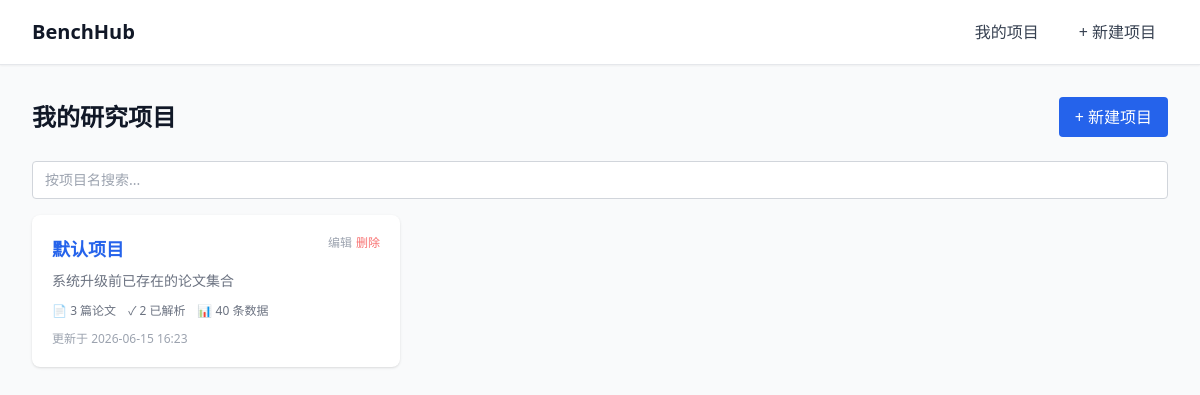
The app's page /, older data.
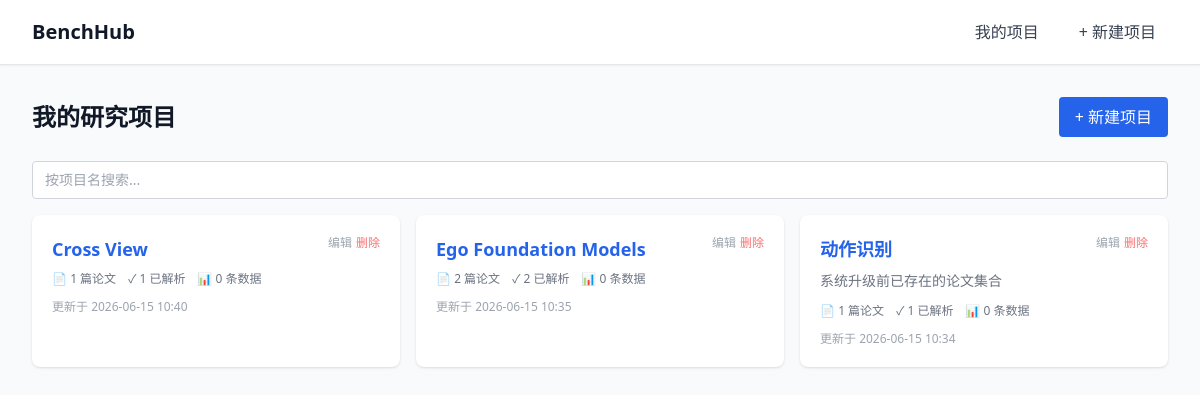
The same page, newer data.
### papers/models.py (models this page shows, shortened)
class Session(models.Model):
    name = models.CharField(max_length=100)
    description = models.TextField(blank=True)
    created_at = models.DateTimeField(auto_now_add=True)
    updated_at = models.DateTimeField(auto_now=True)
    class Meta:
        ordering = ['-updated_at']

### papers/views.py (the view)
# urls.py: path('', views.session_list, name='session_list'),
def session_list(request):
    q = request.GET.get('q', '').strip()
    sessions = Session.objects.all()
    if q:
        sessions = sessions.filter(name__icontains=q)
    session_data = []
    for s in sessions:
        papers = s.papers.all()
        session_data.append({
            'obj': s,
            'paper_count': papers.count(),
            'completed_count': papers.filter(status=Paper.Status.COMPLETED).count(),
            'record_count': ExperimentRecord.objects.filter(paper__session=s).count(),
        })
    return render(request, 'papers/session_list.html', {
        'sessions': session_data,
        'q': q,
    })

### templates/papers/session_list.html (shortened to what this page needs)
{% extends 'base.html' %}
{% block content %}
<div class="mb-6 flex justify-between items-center">
    <h1 class="text-2xl font-bold text-gray-900">我的研究项目</h1>
    <a href="/projects/new/" class="bg-blue-600 text-white px-4 py-2 rounded hover:bg-blue-700">
        + 新建项目
    </a>
</div>
<form method="get" action="/" class="mb-4">
    <input type="text" name="q" value="{{ q }}" placeholder="按项目名搜索..."
        class="w-full px-3 py-2 border border-gray-300 rounded text-sm focus:outline-none focus:ring-2 focus:ring-blue-500">
</form>
{% if sessions %}
<div class="grid grid-cols-1 md:grid-cols-2 lg:grid-cols-3 gap-4">
    {% for s in sessions %}
    <div class="bg-white shadow rounded-lg p-5 hover:shadow-md transition-shadow">
        <div class="flex justify-between items-start mb-2">
            <a href="/projects/{{ s.obj.id }}/" class="text-lg font-semibold text-blue-600 hover:text-blue-800 truncate flex-1">
                {{ s.obj.name }}
            </a>
            <div class="ml-2 flex space-x-1">
                <a href="/projects/{{ s.obj.id }}/edit/" class="text-xs text-gray-400 hover:text-gray-600">编辑</a>
                <button onclick="deleteSession({{ s.obj.id }}, '{{ s.obj.name|escapejs }}', this)"
                    class="text-xs text-red-400 hover:text-red-600">删除</button>
            </div>
        </div>
        {% if s.obj.description %}
        <p class="text-sm text-gray-500 mb-3 line-clamp-2">{{ s.obj.description }}</p>
        {% endif %}
        <div class="flex items-center text-xs text-gray-500 space-x-3">
            <span>📄 {{ s.paper_count }} 篇论文</span>
            <span>✓ {{ s.completed_count }} 已解析</span>
            <span>📊 {{ s.record_count }} 条数据</span>
        </div>
        <p class="text-xs text-gray-400 mt-3">更新于 {{ s.obj.updated_at|date:"Y-m-d H:i" }}</p>
    </div>
    {% endfor %}
</div>
{% else %}
<div class="text-center py-12 bg-white rounded-lg shadow">
    <p class="text-gray-500 mb-4">还没有任何项目</p>
    <a href="/projects/new/" class="text-blue-600 hover:text-blue-800">创建第一个项目</a>
</div>
{% endif %}
{% endblock %}

### templates/base.html (shortened to what this page needs)
<!DOCTYPE html>
<html lang="zh-CN">
<head>
    <script src="https://cdn.tailwindcss.com"></script>
</head>
<body class="bg-gray-50 min-h-screen">
    <nav class="bg-white shadow-sm border-b border-gray-200">
        <div class="max-w-7xl mx-auto px-4 sm:px-6 lg:px-8">
            <div class="flex justify-between h-16">
                <div class="flex items-center">
                    <a href="/" class="text-xl font-bold text-gray-900">BenchHub</a>
                </div>
                <div class="flex items-center space-x-4">
                    <a href="/" class="px-3 py-2 text-gray-700 hover:text-gray-900">我的项目</a>
                    <a href="/projects/new/" class="px-3 py-2 text-gray-700 hover:text-gray-900">+ 新建项目</a>
                </div>
            </div>
        </div>
    </nav>
    <main class="max-w-7xl mx-auto px-4 sm:px-6 lg:px-8 py-8">
        {% block content %}{% endblock %}
    </main>
</body>
</html>

Row changes from the older to the newer data that the page shows:
added Session: obj.name "Cross View", paper_count "1", completed_count "1", record_count "0", obj.updated_at "2026-06-15 10:40"
added Session: obj.name "Ego Foundation Models", paper_count "2", completed_count "2", record_count "0", obj.updated_at "2026-06-15 10:35"
computed for Session "系统升级前已存在的论文集合": obj.name "默认项目" → "动作识别"; paper_count "3" → "1"; completed_count "2" → "1"; record_count "40" → "0"; obj.updated_at "2026-06-15 16:23" → "2026-06-15 10:34"
